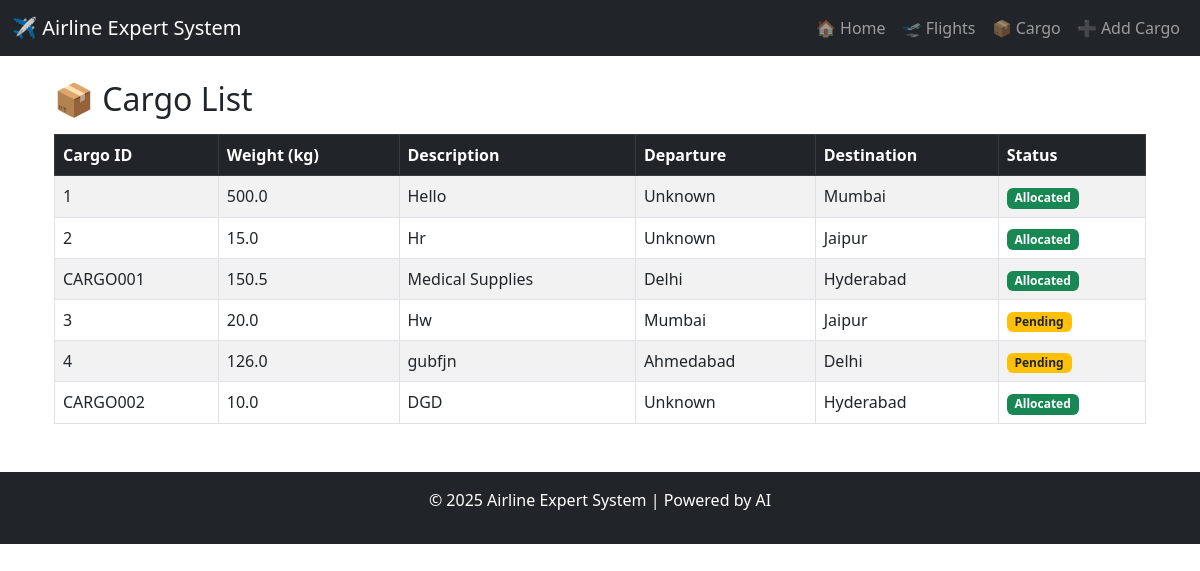
Screenshot of /cargo/ with the database file from the repository.
### scheduling/models.py (models this page shows, shortened)
class Cargo(models.Model):
    PRIORITY_CHOICES = [
        ('High', 'High'),
        ('Medium', 'Medium'),
        ('Low', 'Low'),
    ]
    cargo_id = models.CharField(max_length=50, unique=True)
    description = models.TextField()
    weight = models.FloatField(validators=[MinValueValidator(0.1)])
    departure_city = models.CharField(max_length=100, default="Unknown")
    destination = models.CharField(max_length=100, default="Unknown", db_index=True)
    priority = models.CharField(max_length=10, choices=PRIORITY_CHOICES, default="Medium")  # New field
    allocated = models.BooleanField(default=False, db_index=True)
    created_at = models.DateTimeField(auto_now_add=True)
    updated_at = models.DateTimeField(auto_now=True)
    def get_status(self):
        return "Allocated" if self.allocated else "Pending"

### scheduling/views.py (the view)
# urls.py: path('cargo/', views.cargo_list, name='cargo_list'),
def cargo_list(request):
    cargo = Cargo.objects.all()
    for carg in cargo:
        print(f"📦 {carg.cargo_id} | {carg.weight}kg | {carg.destination}")
    return render(request, 'cargo.html', {'cargo': cargo})

### scheduling/templates/cargo.html
{% extends 'base.html' %}
{% block content %}
    <div class="container mt-4">
        <h2 class="mb-3">📦 Cargo List</h2>
        <table class="table table-striped table-bordered">
            <thead class="table-dark">
                <tr>
                    <th>Cargo ID</th>
                    <th>Weight (kg)</th>
                    <th>Description</th>
                    <th>Departure</th>
                    <th>Destination</th>
                    <th>Status</th>
                </tr>
            </thead>
            <tbody>
                {% for carg in cargo %}
                    <tr>
                        <td>{{ carg.cargo_id }}</td>
                        <td>{{ carg.weight }}</td>
                        <td>{{ carg.description }}</td>
                        <td>{{ carg.departure_city }}</td>
                        <td>{{ carg.destination }}</td>
                        <td>
                            <span class="badge {% if carg.allocated %}bg-success{% else %}bg-warning text-dark{% endif %}">
                                {{ carg.get_status }}
                            </span>
                        </td>
                    </tr>
                {% empty %}
                    <tr>
                        <td colspan="6" class="text-center text-muted">
                            🚫 No cargo data available.
                        </td>
                    </tr>
                {% endfor %}
            </tbody>
        </table>
    </div>
{% endblock %}

### rows the page displays
Cargo: cargo_id "1", weight "500.0", description "Hello", departure_city "Unknown", destination "Mumbai", get_status "Allocated"
Cargo: cargo_id "2", weight "15.0", description "Hr", departure_city "Unknown", destination "Jaipur", get_status "Allocated"
Cargo: cargo_id "CARGO001", weight "150.5", description "Medical Supplies", departure_city "Delhi", destination "Hyderabad", get_status "Allocated"
Cargo: cargo_id "3", weight "20.0", description "Hw", departure_city "Mumbai", destination "Jaipur", get_status "Pending"
Cargo: cargo_id "4", weight "126.0", description "gubfjn", departure_city "Ahmedabad", destination "Delhi", get_status "Pending"
Cargo: cargo_id "CARGO002", weight "10.0", description "DGD", departure_city "Unknown", destination "Hyderabad", get_status "Allocated"
